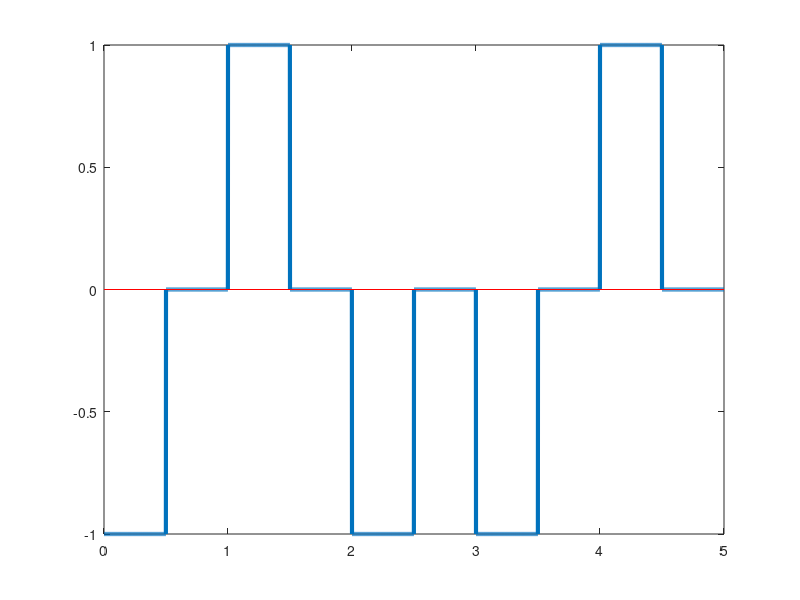

Here is the MATLAB script that generated this plot: (Note: this script raises an error after producing the figure.)
bits = [0 1 0 0 1];

bitrate = 1;

n = 1000;

T = length(bits)/bitrate;

N = n*length(bits);

dt = T/N;

t = 0:dt:T;

x = zeros(1,length(t));

%% Encoding
for i=1:length(bits)
  if bits(i)==1
    x((i-1)*n+1:(i-1)*n+n/2) = 1;
  else x((i-1)*n+1:(i-1)*n+n/2) = -1;
  end
end

plot(t, x, 'Linewidth', 3);
hold on;
plot(xlim, [0 0], '-r')
hold off;
ax = gca;
ax.XGrid = 'on';
ax.YGrid = 'off';
ax.GridAlpha = 0.5;

title('Polar RZ');

counter = 0;

%% Decoding
for i = 1:length(t)
  if t(i)>counter
    counter = counter + 1;
    if x(i)>0
      result(counter) = x(i);
    else
      result(counter) = 0;
    end
  end
end

disp(result);